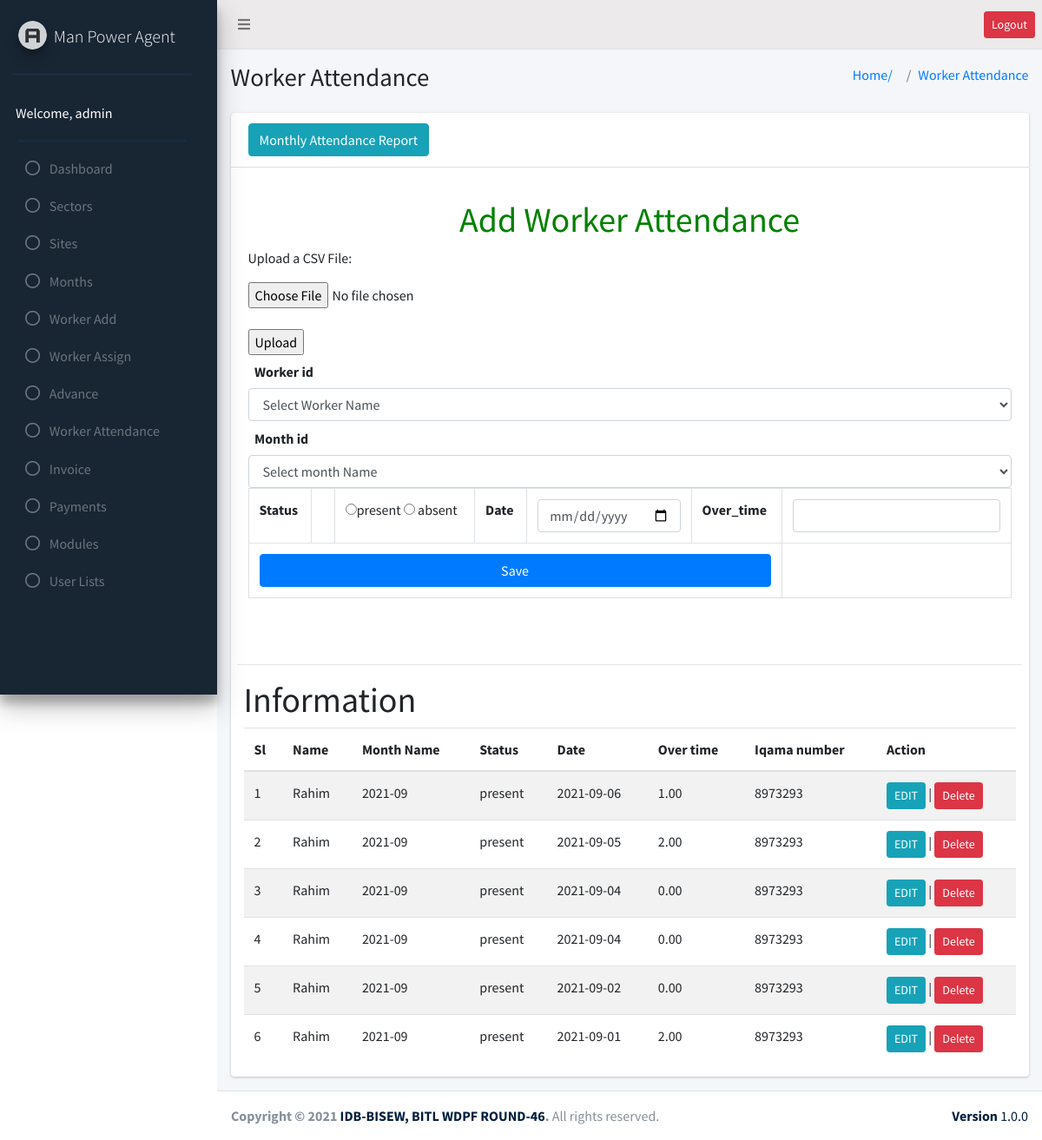
Screenshot of /worker_attendance/worker_attendance.php (signed in) with the database file from the repository.
### tables this page shows
CREATE TABLE `user_role` (
  `id` int(11) NOT NULL,
  `adminID` int(11) NOT NULL,
  `sites_edit` int(50) DEFAULT NULL,
  `sites_delete` int(50) DEFAULT NULL,
  `sectors_edit` int(50) DEFAULT NULL,
  `sectors_delete` int(50) DEFAULT NULL,
  `add_worker_edit` int(50) DEFAULT NULL,
  `add_worker_delete` int(50) DEFAULT NULL,
  `worker_assign_edit` int(50) DEFAULT NULL,
  `worker_assign_delete` int(50) DEFAULT NULL,
  `advance_edit` int(50) DEFAULT NULL,
  `advance_delete` int(50) DEFAULT NULL,
  `payments_edit` int(50) DEFAULT NULL,
  `payments_delete` int(50) DEFAULT NULL,
  `month_edit` int(50) DEFAULT NULL,
  `month_delete` int(50) DEFAULT NULL,
  `modules_edit` int(50) DEFAULT NULL,
  `modules_delete` int(50) DEFAULT NULL,
  `user_lists_edit` int(50) DEFAULT NULL,
  `user_lists_delete` int(50) DEFAULT NULL,
  `worker_attendance_edit` int(11) NOT NULL,
  `worker_attendance_delete` int(11) NOT NULL,
  `invoice_edit` int(11) NOT NULL,
  `invoice_delete` int(11) NOT NULL
);

CREATE TABLE `worker_attendance` (
  `id` bigint(20) NOT NULL,
  `wrokerID` bigint(20) NOT NULL,
  `status` enum('present','absent') NOT NULL,
  `date` date NOT NULL,
  `monthID` int(11) NOT NULL,
  `over_time` decimal(10,2) NOT NULL
);

CREATE TABLE `worker` (
  `id` bigint(20) NOT NULL,
  `name` varchar(255) NOT NULL,
  `iqama_number` varchar(255) NOT NULL,
  `local_number` varchar(255) NOT NULL,
  `whatsapp_number` varchar(150) NOT NULL,
  `photo` text NOT NULL,
  `iqama_photo` text NOT NULL,
  `current_address` text NOT NULL,
  `working_place` text NOT NULL,
  `daily_basic_salary` decimal(10,2) NOT NULL,
  `ot_rate` decimal(10,2) NOT NULL,
  `passport_number` varchar(100) NOT NULL,
  `status` enum('active','inactive') NOT NULL
);

CREATE TABLE `month` (
  `id` int(11) NOT NULL,
  `month_name` varchar(255) NOT NULL,
  `status` enum('active','inactive') NOT NULL
);

### worker_attendance/worker_attendance.php (the view, shortened to what this page needs)
<?php
require_once("../header.php");
require_once("../sidebar.php");
require_once("../db_config.php");
    $bb=$conn->query("INSERT INTO `worker_attendance` ( `wrokerID`, `status`, `date`, `monthID`, `over_time`) VALUES ('$wrokerID', '$status', '$date','$month', '$time')"); ?>
<section class="content-header">
  <div class="container-fluid">
    <div class="row mb-2">
      <div class="col-sm-6">
        <h1>Worker Attendance</h1>
      </div>
      <div class="col-sm-6">
        <ol class="breadcrumb float-sm-right">
          <li class="breadcrumb-item"><a href="#">Home/</a></li>
          <li class="breadcrumb-item"><a href="#">Worker Attendance</a></li>
        </ol>
      </div>
    </div>
  </div>
</section>
<section class="content">
  <div class="container-fluid">
    <div class="row">
      <div class="col-md-12">
        <div class="card">
          <div class="card-header">
            <a href="./Mon_atten_menu.php" class="btn btn-md btn-info ">Monthly Attendance Report</a>
          </div>
          <div class="card-body">
            <h1 class="mt-3" style="text-align: center; color: green">Add  Worker Attendance</h1>
            <form action="file.php" method="post" enctype="multipart/form-data">
              <p>Upload a CSV File:</p>
              <input type="file" name="file" id="">
              <br><br>
              <td colspan="6">
                <input type="submit" name="submit" value="Upload">
            </form>
            <form action="" method="post">
              <table class="table table-bordered" style="hover:background-color:red;">
                <tr>
                  <label class="col-sm-3 col-form-label">Worker id</label>
                  <select name="wrokerID" class="form-control">
                    <option value="">Select Worker Name</option>
                  </select>
                  <tr />
                  <th>Status
                    <th />
                  <td>
                    <input type="radio" name="status" value="present"><span>present </span>
                    <input type="radio" name="status" value="absent"><span> absent</span>
                  </td>
                  <div class="col-sm-6">
                    <th>Date</th>
                    <td><input type="date" name="date" class="form-control"></td>
                    <th>Over_time</th>
                    <td><input type="text" name="over_time" class="form-control"></td>
                <tr>
                  <label class="col-sm-3 col-form-label">Month id</label>
                  <select name="monthID" class="form-control">
                    <option value="">Select month Name</option>
                  </select>
                <tr>
                  <td colspan="6">
                    <input type="submit" class="btn btn-block btn-primary" value="Save">
                  </td>
                </tr>
              </table>
            </form>
            <?php
                $m=$conn->query("SELECT worker_attendance.*,worker.name,worker.iqama_number,month.month_name FROM `worker_attendance` JOIN worker ON worker_attendance.wrokerID=worker.id JOIN month ON worker_attendance.monthID=month.id ORDER BY worker_attendance.id DESC");
                ?>
          </div>
          <div class="container">
            <div class="rowclearfix">
              <div class="col-md-2">
                <br>
              </div>
              <hr>
              <div class="col-md-12">
                <h1> Information</h1>
                <table class="table table-striped hover">
                  <thead>
                    <tr>
                      <th>Sl</th>
                      <th>Name</th>
                      <th>Month Name</th>
                      <th>Status</th>
                      <th>Date</th>
                      <th>Over time</th>
                      <th>Iqama number</th>
                      <th>Action</th>
                    </tr>
                  </thead>
                  <tr>
                    <?php
                           $i=0;
                   while ($ii=$m->fetch_assoc()) {
                       ?>
                    <td><?php echo++$i?>
                    </td>
                    <td><?php echo$ii['name']; ?>
                    </td>
                    <td><?php echo$ii['month_name']; ?>
                    </td>
                    <td><?php echo$ii['status']; ?>
                    </td>
                    <td><?php echo$ii['date']; ?>
                    </td>
                    <td><?php echo$ii['over_time']; ?>
                    </td>
                    <td><?php echo$ii['iqama_number']; ?>
                    </td>
                    <td>
                      <a class=" btn btn-info btn-sm"
                        href="worker_updated.php?ff=<?php echo $ii['id'] ?>">EDIT</a>
                      |
                      <a href="worker_deleted.php?ff=<?php echo $ii['id'] ?>"
                        class="btn btn-sm btn-danger" onclick="return confirm('Are you sure?')">Delete</a>
                    </td>
                  </tr>
                  <?php
                   } ?>
                </table>
              </div>
            </div>
          </div>
        </div>
      </div>
    </div>
  </div>
  </div>
<?php require("../footer.php");

### sidebar.php (shortened to what this page needs)
 <?php
    $serverName = 'http://'.$_SERVER['SERVER_NAME'].'/man_power_agent';
    require_once("db_config.php");
?>
 <aside class="main-sidebar bg-success pt-14  elevation-4">
   <a href="" class="brand-link">
     <img src="<?= $serverName; ?>/assets/images/AdminLTELogo.png"
       alt="AdminLTE Logo" class="brand-image img-circle elevation-3" style="opacity: .8">
     <span class="brand-text font-weight-light">Man Power Agent</span>
   </a>
   <div class="bb-2"></div>
   <div class="sidebar">
     <div class="user-panel mt-3  d-flex">
       <div class="info text-white">
         Welcome, <?= $_SESSION['name']; ?>
       </div>
     </div>
     <div class="bb-2"></div>
     <nav class="mt-2">
       <ul class="nav nav-pills nav-sidebar flex-column" data-widget="treeview" role="menu" data-accordion="false">
       <li class="nav-item">
           <a href="http://localhost/man_power_agent/dashboard.php" class="nav-link">
             <i class="far fa-circle nav-icon"></i>
             <p>Dashboard</p>
           </a>
         </li>
         <?php
         $result = $conn->query("SELECT * FROM `admin`");
           while ($row = $result->fetch_assoc()) {
               if ($_SESSION['name'] == $row['name']) {
                   $id = $_SESSION['id'];
                   if ($row['status'] =='active') {
                       $userRoleTable= $conn->query("SELECT * FROM `user_role` JOIN admin ON admin.id= user_role.adminID WHERE `adminID`= $id");
                       while ($roleRow = $userRoleTable->fetch_assoc()) {
                           ?>
        <?php
           if ($roleRow['sectors_edit'] == '1'  || $roleRow['sectors_delete'] == '1') {
               ?>
         <li class="nav-item">
           <a href="http://localhost/man_power_agent/sectors/sectors.php" class="nav-link">
             <i class="far fa-circle nav-icon"></i>
             <p>Sectors</p>
           </a>
         </li>
         <?php
           }
           if ($roleRow['sites_edit'] == '1'  || $roleRow['sites_delete'] == '1') {
               ?>
         <li class="nav-item">
           <a href="http://localhost/man_power_agent/sites/sites.php" class="nav-link">
             <i class="far fa-circle nav-icon"></i>
             <p>Sites</p>
           </a>
         </li>
         <?php
           }
           if ($roleRow['month_edit'] == '1'  || $roleRow['month_delete'] == '1') { ?>
         <li class="nav-item">
           <a href="http://localhost/man_power_agent/month/month.php" class="nav-link">
             <i class="far fa-circle nav-icon"></i>
             <p>Months</p>
           </a>
         </li>
         <?php } ?>
        <?php  if ($roleRow['add_worker_edit'] == '1'  || $roleRow['add_worker_delete'] == '1') { ?>
         <li class="nav-item">
           <a href="http://localhost/man_power_agent/add_worker/add_worker.php" class="nav-link">
             <i class="far fa-circle nav-icon"></i>
             <p>Worker Add</p>
           </a>
         </li>
         <?php } ?>
         <?php  if ($roleRow['worker_assign_edit'] == '1'  || $roleRow['worker_assign_delete'] == '1') { ?>
         <li class="nav-item">
           <a href="http://localhost/man_power_agent/worker_assign/worker_assign.php" class="nav-link">
             <i class="far fa-circle nav-icon"></i>
             <p>Worker Assign</p>
           </a>
         </li>
         <?php  } ?>
         <?php  if ($roleRow['advance_edit'] == '1'  || $roleRow['advance_delete'] == '1') { ?>
         <li class="nav-item">
           <a href="http://localhost/man_power_agent/advance/advance.php" class="nav-link">
             <i class="far fa-circle nav-icon"></i>
             <p>Advance</p>
           </a>
         </li>
         <?php } ?>
         <?php  if ($roleRow['worker_attendance_edit'] == '1'  || $roleRow['worker_attendance_delete'] == '1') { ?>
         <li class="nav-item">
           <a href="http://localhost/man_power_agent/worker_attendance/worker_attendance.php" class="nav-link">
             <i class="far fa-circle nav-icon"></i>
             <p>Worker Attendance</p>
           </a>
         </li>
         <?php } ?>
         <?php  if ($roleRow['invoice_edit'] == '1'  || $roleRow['invoice_delete'] == '1') { ?>
         <li class="nav-item">
           <a href="http://localhost/man_power_agent/invoice/invoice.php" class="nav-link">
             <i class="far fa-circle nav-icon"></i>
             <p>Invoice</p>
           </a>
         </li>
         <?php } ?>
         <?php  if ($roleRow['payments_edit'] == '1'  || $roleRow['payments_delete'] == '1') { ?>
          <li class="nav-item">
           <a href="http://localhost/man_power_agent/payments/payments.php" class="nav-link">
             <i class="far fa-circle nav-icon"></i>
             <p>Payments</p>
           </a>
         </li>
         <?php } ?>
         <?php  if ($roleRow['modules_edit'] == '1'  || $roleRow['modules_delete'] == '1') { ?>
         <li class="nav-item">
           <a href="http://localhost/man_power_agent/modules/modules.php" class="nav-link">
             <i class="far fa-circle nav-icon"></i>
             <p>Modules</p>
           </a>
         </li>
         <?php } ?>
         <?php  if ($roleRow['user_lists_edit'] == '1'  || $roleRow['user_lists_delete'] == '1') { ?>
          <li class="nav-item">
           <a href="http://localhost/man_power_agent/user_lists/user_lists.php" class="nav-link">
             <i class="far fa-circle nav-icon"></i>
             <p>User Lists</p>
           </a>
         </li>
         <?php  } ?>
         <?php
                       }
                   }
                   else {
                       header("location: inactive_user.php");
                   }
               }
           }
         ?>
       </ul>
     </nav>
   </div>
 </aside>

### rows the page displays
user_role: sectors_edit 1 (drawn), sites_edit 0 (drawn), month_edit 1 (drawn), add_worker_edit 1 (drawn), worker_assign_edit 1 (drawn), advance_edit 1 (drawn), worker_attendance_edit 1 (drawn), invoice_edit 1 (drawn), payments_edit 1 (drawn), modules_edit 1 (drawn), user_lists_edit 1 (drawn)
worker_attendance: wrokerID.name "Rahim", monthID.month_name "2021-09", status "present", date "2021-09-06", over_time "1.00", wrokerID.iqama_number "8973293"
worker_attendance: wrokerID.name "Rahim", monthID.month_name "2021-09", status "present", date "2021-09-05", over_time "2.00", wrokerID.iqama_number "8973293"
worker_attendance: wrokerID.name "Rahim", monthID.month_name "2021-09", status "present", date "2021-09-04", over_time "0.00", wrokerID.iqama_number "8973293"
worker_attendance: wrokerID.name "Rahim", monthID.month_name "2021-09", status "present", date "2021-09-04", over_time "0.00", wrokerID.iqama_number "8973293"
worker_attendance: wrokerID.name "Rahim", monthID.month_name "2021-09", status "present", date "2021-09-02", over_time "0.00", wrokerID.iqama_number "8973293"
worker_attendance: wrokerID.name "Rahim", monthID.month_name "2021-09", status "present", date "2021-09-01", over_time "2.00", wrokerID.iqama_number "8973293"

### other values shown
$_SESSION['name'] "admin"
